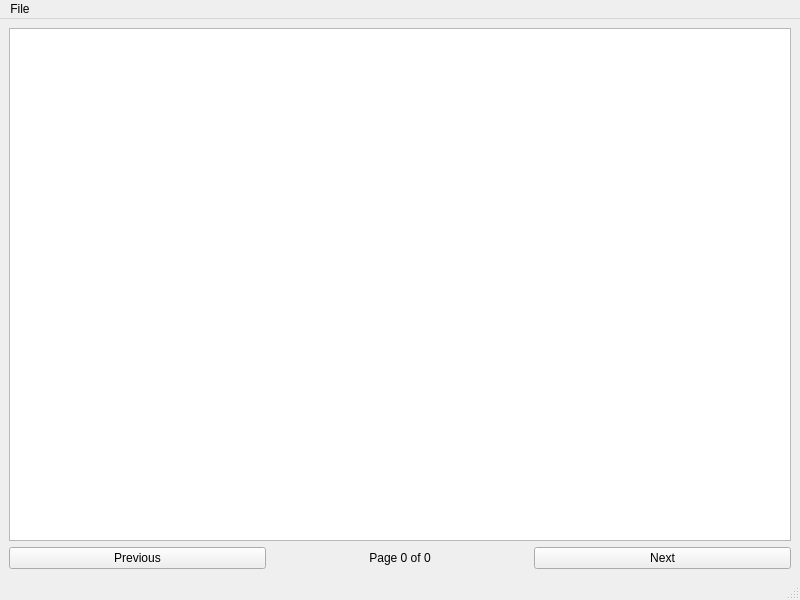
<?xml version='1.0' encoding='utf-8'?>
<ui version="4.0">
 <class>MainWindow</class>
 <widget class="QMainWindow" name="MainWindow">
  <property name="geometry">
   <rect>
    <x>0</x>
    <y>0</y>
    <width>800</width>
    <height>600</height>
   </rect>
  </property>
  <property name="windowTitle">
   <string>PDF Viewer</string>
  </property>
  <widget class="QWidget" name="centralwidget">
   <layout class="QVBoxLayout" name="verticalLayout">
    <item>
     <widget class="QGraphicsView" name="pdfView">
     </widget>
    </item>
    <item>
     <layout class="QHBoxLayout" name="horizontalLayout">
      <item>
       <widget class="QPushButton" name="previousButton">
        <property name="text">
         <string>Previous</string>
        </property>
        <property name="rfuLocale_setText" stdset="0">
         <string notr="true">Legacy.sa57b08a480b822a0</string>
        </property>
       </widget>
      </item>
      <item>
       <widget class="QLabel" name="pageLabel">
        <property name="text">
         <string>Page 0 of 0</string>
        </property>
        <property name="alignment">
         <set>Qt::AlignCenter</set>
        </property>
        <property name="rfuLocale_setText" stdset="0">
         <string notr="true">Legacy.s3471f557170a112d</string>
        </property>
       </widget>
      </item>
      <item>
       <widget class="QPushButton" name="nextButton">
        <property name="text">
         <string>Next</string>
        </property>
        <property name="rfuLocale_setText" stdset="0">
         <string notr="true">Legacy.s1ff57a29d7c9d11b</string>
        </property>
       </widget>
      </item>
     </layout>
    </item>
   </layout>
  </widget>
  <widget class="QMenuBar" name="menubar">
   <property name="geometry">
    <rect>
     <x>0</x>
     <y>0</y>
     <width>800</width>
     <height>27</height>
    </rect>
   </property>
   <widget class="QMenu" name="menuFile">
    <property name="title">
     <string>File</string>
    </property>
    <addaction name="actionOpen" />
    <addaction name="separator" />
    <addaction name="actionExit" />
    <property name="rfuLocale_setTitle" stdset="0">
     <string notr="true">Legacy.s50009ce1da4d15e1</string>
    </property>
   </widget>
   <addaction name="menuFile" />
  </widget>
  <widget class="QStatusBar" name="statusbar">
  </widget>
  <action name="actionOpen">
   <property name="text">
    <string>Open</string>
   </property>
   <property name="shortcut">
    <string>Ctrl+O</string>
   </property>
   <property name="rfuLocale_setText" stdset="0">
    <string notr="true">Legacy.sed077f3d8125d60d</string>
   </property>
  </action>
  <action name="actionExit">
   <property name="text">
    <string>Exit</string>
   </property>
   <property name="shortcut">
    <string>Ctrl+Q</string>
   </property>
   <property name="rfuLocale_setText" stdset="0">
    <string notr="true">Legacy.sd17d84a604994b72</string>
   </property>
  </action>
  <property name="rfuLocale_setWindowTitle" stdset="0">
   <string notr="true">Legacy.s0e4041631186c0a4</string>
  </property>
 </widget>
 <resources />
 <connections />
</ui>
